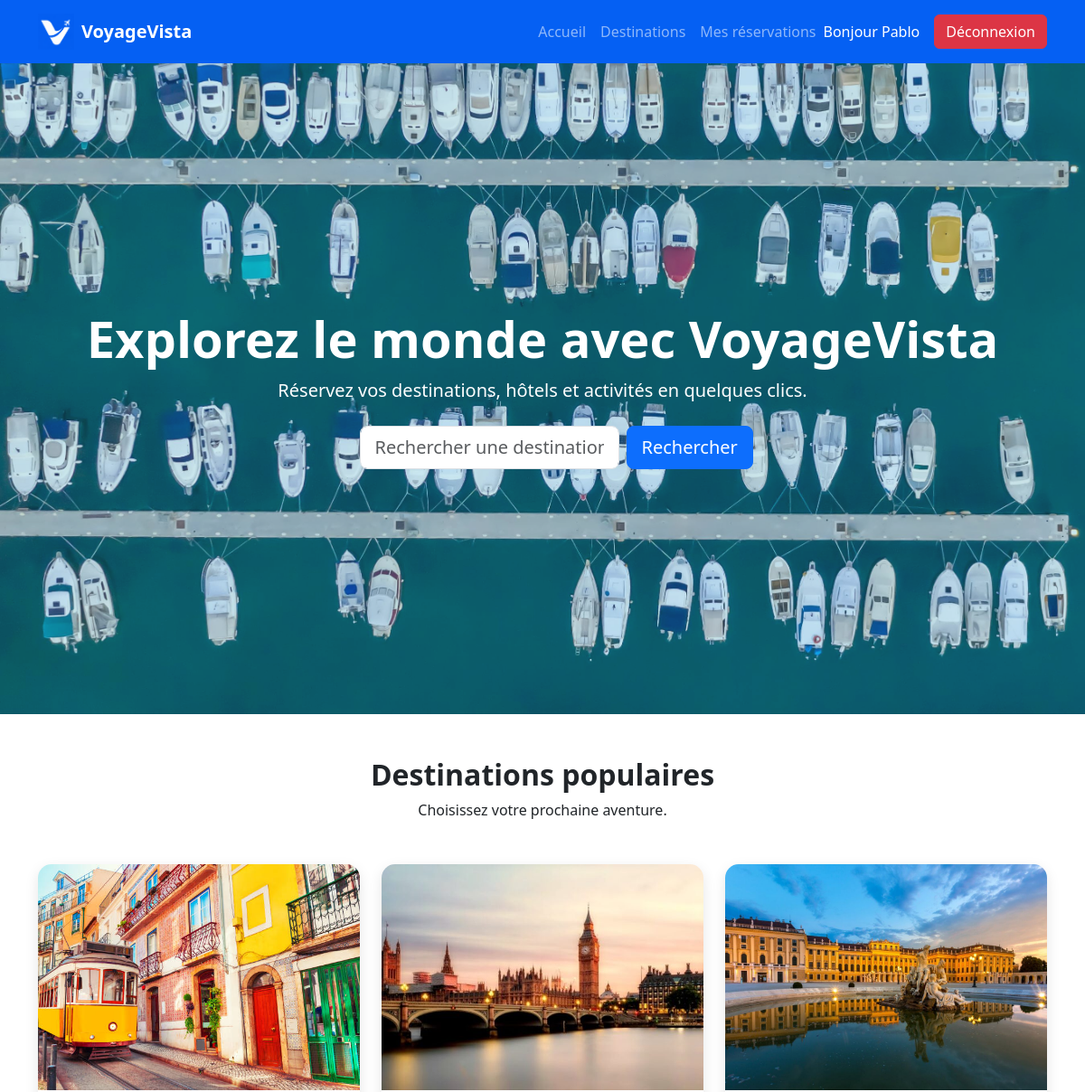
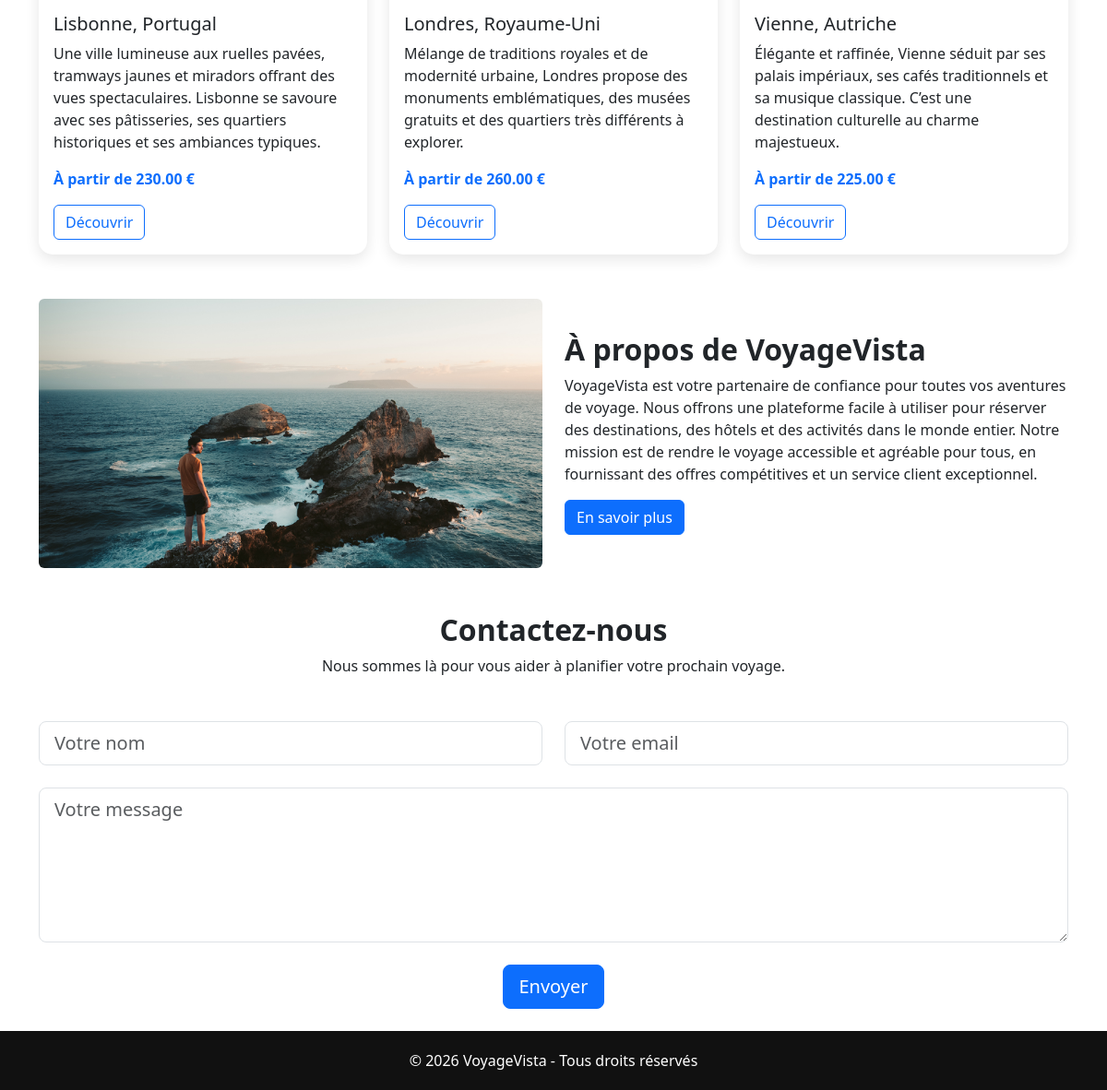
Page /index.php (signed in) on the committed database (2 pictures, top to bottom).
### tables this page shows
CREATE TABLE `destinations` (
  `id` int(11) NOT NULL,
  `name` varchar(150) NOT NULL,
  `country` varchar(150) NOT NULL,
  `description` text NOT NULL,
  `image` varchar(255) NOT NULL,
  `price` decimal(10,2) NOT NULL,
  `created_at` timestamp NOT NULL DEFAULT CURRENT_TIMESTAMP
);

### models/destinationModel.php (called while the page is built, shortened)
<?php
require_once __DIR__ . "/../config/database.php";
function getAllDestinations($search = null) {
    global $pdo;
    $stmt = $pdo->prepare(
        "SELECT * FROM destinations
         ORDER BY id DESC"
    );
    $stmt->execute();
    return $stmt->fetchAll();
};
function getRandomDestinations() {
    global $pdo;
    $stmt = $pdo->prepare(
        "SELECT *
         FROM destinations
         ORDER BY RAND()
         LIMIT 3"
    );
    $stmt->execute();
    return $stmt->fetchAll();
}
?>

### index.php (the view, shortened to what this page needs)
<?php
require_once __DIR__ . "/models/destinationModel.php";
$search = trim($_GET['q'] ?? '');
$destinations = getAllDestinations($search);
$randomDestinations = getRandomDestinations();
?>
<!DOCTYPE html>
<html lang="fr">
<head>
    <link rel="stylesheet" href="assets/css/bootstrap.min.css">
    <link rel="stylesheet" href="assets/css/style.css">
</head>
<body>
    <?php include __DIR__ . '/includes/navbar.php'; ?>
    <section class="hero-section">
        <div class="hero-overlay"></div>
        <div class="container hero-content text-center">
            <h1 class="display-4 fw-bold">
                Explorez le monde avec VoyageVista
            </h1>
            <p class="lead">
                Réservez vos destinations, hôtels et activités en quelques clics.
            </p>
            <div class="search-box mt-4">
                <form id="searchForm"
                      class="row g-2 justify-content-center"
                      action="destinations.php"
                      method="GET">
                    <div class="col-md-5">
                        <input type="text"
                            id="searchInput"
                            name="q"
                            class="form-control form-control-lg"
                            placeholder="Rechercher une destination"
                            value="<?= htmlspecialchars($search); ?>">
                    </div>
                    <div class="col-md-2">
                        <button class="btn btn-primary btn-lg" type="submit">
                            Rechercher
                        </button>
                    </div>
                </form>
            </div>
        </div>
    </section>
    <section class="container my-5">
        <div class="text-center mb-5">
            <h2 class="fw-bold">Destinations populaires</h2>
            <p>Choisissez votre prochaine aventure.</p>
        </div>
        <div class="row g-4">
            <?php foreach($randomDestinations as $destination): ?>
                <div class="col-md-4">
                    <div class="card destination-card h-100">
                        <img src="assets/images/<?= $destination["image"]; ?>"
                            class="card-img-top"
                            alt="<?= $destination["name"]; ?>">
                        <div class="card-body">
                            <h5 class="card-title">
                                <?= $destination["name"]; ?>,
                                <?= $destination["country"]; ?>
                            </h5>
                            <p class="card-text">
                                <?= $destination["description"]; ?>
                            </p>
                            <p class="fw-bold text-primary">
                                À partir de
                                <?= $destination["price"]; ?> €
                            </p>
                            <a href="destination.php?id=<?= $destination["id"]; ?>"
                            class="btn btn-outline-primary">
                                Découvrir
                            </a>
                        </div>
                    </div>
                </div>
            <?php endforeach; ?>
        </div>
    </section>
    <section class="container my-5">
        <div class="row align-items-center g-4">
            <div class="col-md-6">
                <img src="assets/images/about-us.jpg" class="img-fluid rounded" alt="About Us">
            </div>
            <div class="col-md-6">
                <h2 class="fw-bold">À propos de VoyageVista</h2>
                <p>VoyageVista est votre partenaire de confiance pour toutes vos aventures de voyage. Nous offrons une plateforme facile à utiliser pour réserver des destinations, des hôtels et des activités dans le monde entier. Notre mission est de rendre le voyage accessible et agréable pour tous, en fournissant des offres compétitives et un service client exceptionnel.</p>
                <a href="#" class="btn btn-primary">
                    En savoir plus
                </a>
            </div>
        </div>
    </section>
    <section class="container my-4">
        <div class="text-center mb-5">
            <h2 class="fw-bold">Contactez-nous</h2>
            <p>Nous sommes là pour vous aider à planifier votre prochain voyage.</p>
        </div>
        <form id="contactForm" class="row g-4 justify-content-center">
            <div class="col-md-6">
                <input type="text" id="contactName" class="form-control form-control-lg" placeholder="Votre nom" required>
            </div>
            <div class="col-md-6">
                <input type="email" id="contactEmail" class="form-control form-control-lg" placeholder="Votre email" required>
            </div>
            <div class="col-12">
                <textarea class="form-control form-control-lg" rows="5" placeholder="Votre message" required></textarea>
            </div>
            <div class="col-12 text-center">
                <button class="btn btn-primary btn-lg" type="submit">
                    Envoyer
                </button>
            </div>
        </form>
    </section>
    <?php include __DIR__ . '/includes/footer.php'; ?>
</body>
</html>

### assets/css/style.css (style rules this page uses)
.hero-section { position: relative; height: 90vh; background: url('../images/banniere.jpg') center/cover no-repeat; display: flex; align-items: center; justify-content: center; }
.hero-overlay { position: absolute; inset: 0; background-color: rgba(46, 164, 196, 0.244); }
.hero-content { position: relative; z-index: 2; color: white; }
.search-box { max-width: 700px; margin: auto; }
.destination-card { border: none; border-radius: 15px; overflow: hidden; transition: 0.3s; box-shadow: 0 5px 15px rgba(0,0,0,0.1); }
.destination-card img { height: 250px; object-fit: cover; }

### rows in the picture
destinations: image+name (picture), name "Lisbonne", country "Portugal", description "Une ville lumineuse aux ruelles pavées, tramways jaunes et miradors offrant des vues spectaculaires. Lisbonne se savoure avec ses pâtisseries, ses quartiers historiques et ses ambiances typiques.", price "230.00"
destinations: image (picture), name "Londres", country "Royaume-Uni", description "Mélange de traditions royales et de modernité urbaine, Londres propose des monuments emblématiques, des musées gratuits et des quartiers très différents à explorer.", price "260.00"
destinations: image+name (picture), name "Vienne", country "Autriche", description "Élégante et raffinée, Vienne séduit par ses palais impériaux, ses cafés traditionnels et sa musique classique. C’est une destination culturelle au charme majestueux.", price "225.00"

### other values in the picture
$_SESSION["user_name"] "Pablo"
